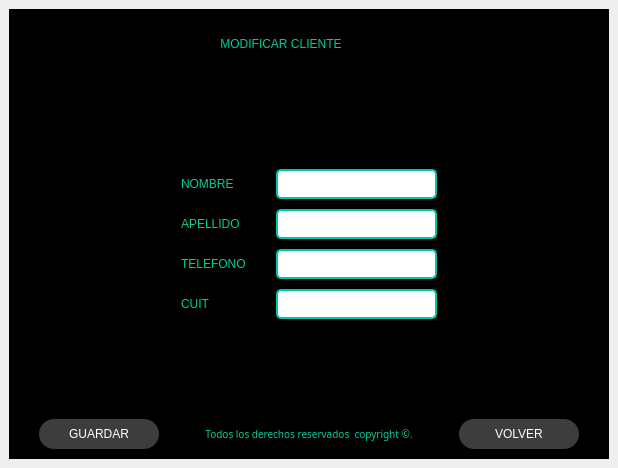
<?xml version="1.0" encoding="UTF-8"?>
<ui version="4.0">
 <class>MainWindow</class>
 <widget class="QMainWindow" name="MainWindow">
  <property name="geometry">
   <rect>
    <x>0</x>
    <y>0</y>
    <width>618</width>
    <height>468</height>
   </rect>
  </property>
  <property name="windowTitle">
   <string>MainWindow</string>
  </property>
  <property name="styleSheet">
   <string notr="true">QFrame{
background-color:rgb(0, 0, 0);
}
QLineEdit{
border-bottom: 2px solid rgb(61, 61, 61);
	background-color: white;
    color: black;
}

QPushButton {
    border: 2px solid #00c6ab; 
}

QComboBox {
	background-color: white;
    color: black;
	border: 2px solid #00c6ab;
	border-radius: 5px;  
}

QComboBox QAbstractItemView {
    background-color: white;
    color: black;
}

QDoubleSpinBox, QSpinBox {
    background-color: white;
    color: black;
	border: 2px solid #00c6ab;
	border-radius: 5px;  
}

QSpinBox {
    background-color: white;
    color: black;
	border: 2px solid #00c6ab;
	border-radius: 5px;  
}

QDateEdit {
	background-color: white;
    color: black;
	border: 2px solid #00c6ab;
	border-radius: 5px;  
}

QLineEdit {
    border: 2px solid #00c6ab; 
    border-radius: 5px;  
}

#Aca cambio el Color de QdateEdit

/* Cambia el color de fondo del desplegable de QDateEdit */
QDateEdit::drop-down {
    background-color: white;
	font-weight: bold;
}

/* Cambia el color de fondo del QCalendarWidget */
QCalendarWidget QWidget {
    background-color: #1777a4;
	font-weight: bold;
}

/* Cambia el color de fondo y el color del texto de los campos de año y mes */
QCalendarWidget QSpinBox {
    background-color: #1777a4;
    color: white;
	font-weight: bold;
}

/* Cambia el color del texto de los encabezados de los días de la semana */
QCalendarWidget QTableView QHeaderView::section {
    color: white; /* Cambia el texto de los días de la semana a negro */
	font-weight: bold;
}

/* Cambia el color de fondo de los encabezados de los días de la semana */
QCalendarWidget QTableView {
    background-color: #1777a4;
    color: white; /* Cambia el texto de los días a negro */
	font-weight: bold;
}

/* Cambia el color del texto de los días de la semana */
QCalendarWidget QTableView QHeaderView {
    color: white; /* Cambia el texto de los días de la semana a negro */
	font-weight: bold;
}

/* Cambia el color del texto de los meses y años desplegables */
QCalendarWidget QComboBox {
    color: white; /* Cambia el texto de los meses y años a negro */
	font-weight: bold;
}rgb(0, 0, 0)</string>
  </property>
  <widget class="QWidget" name="centralwidget">
   <layout class="QVBoxLayout" name="verticalLayout">
    <item>
     <widget class="QFrame" name="frame">
      <property name="minimumSize">
       <size>
        <width>600</width>
        <height>450</height>
       </size>
      </property>
      <property name="maximumSize">
       <size>
        <width>600</width>
        <height>450</height>
       </size>
      </property>
      <property name="styleSheet">
       <string notr="true">QFrame{
background-color:black;
}

QLabel {
    font: 87 12pt &quot;Arial Black&quot;;
    background-color: #000000;
    color: rgb(0, 206, 151);
    border: 0px;
}

QLineEdit{
border-bottom: 2px solid rgb(61, 61, 61);
	background-color: white;
    color: black;
}

QPushButton {
    background-color: rgb(61, 61, 61);
    border-radius: 15px;
    color: rgb(255, 255, 255);
    font: 77 10pt &quot;Arial Black&quot;;
}

QPushButton:hover {
    background-color: white;
    color: rgb(0, 0, 0);
    font: 77 10pt &quot;Arial Black&quot;;
}

QComboBox {
	background-color: white;
    color: black;
	border: 2px solid #00c6ab;
	border-radius: 5px;  
}

QComboBox QAbstractItemView {
    background-color: white;
    color: black;
}

QDoubleSpinBox, QSpinBox {
    background-color: white;
    color: black;
	border: 2px solid #00c6ab;
	border-radius: 5px;  
}

QSpinBox {
    background-color: white;
    color: black;
	border: 2px solid #00c6ab;
	border-radius: 5px;  
}

QDateEdit {
	background-color: white;
    color: black;
	border: 2px solid #00c6ab;
	border-radius: 5px;  
}

QLineEdit {
    border: 2px solid #00c6ab; 
    border-radius: 5px;  
}

#Aca cambio el Color de QdateEdit

/* Cambia el color de fondo del desplegable de QDateEdit */
QDateEdit::drop-down {
    background-color: white;
	font-weight: bold;
}

/* Cambia el color de fondo del QCalendarWidget */
QCalendarWidget QWidget {
    background-color: #1777a4;
	font-weight: bold;
}

/* Cambia el color de fondo y el color del texto de los campos de año y mes */
QCalendarWidget QSpinBox {
    background-color: #1777a4;
    color: white;
	font-weight: bold;
}

/* Cambia el color del texto de los encabezados de los días de la semana */
QCalendarWidget QTableView QHeaderView::section {
    color: white; /* Cambia el texto de los días de la semana a negro */
	font-weight: bold;
}

/* Cambia el color de fondo de los encabezados de los días de la semana */
QCalendarWidget QTableView {
    background-color: #1777a4;
    color: white; /* Cambia el texto de los días a negro */
	font-weight: bold;
}

/* Cambia el color del texto de los días de la semana */
QCalendarWidget QTableView QHeaderView {
    color: white; /* Cambia el texto de los días de la semana a negro */
	font-weight: bold;
}

/* Cambia el color del texto de los meses y años desplegables */
QCalendarWidget QComboBox {
    color: white; /* Cambia el texto de los meses y años a negro */
	font-weight: bold;
}

</string>
      </property>
      <property name="frameShape">
       <enum>QFrame::Shape::StyledPanel</enum>
      </property>
      <property name="frameShadow">
       <enum>QFrame::Shadow::Raised</enum>
      </property>
      <layout class="QVBoxLayout" name="verticalLayout_2">
       <item>
        <layout class="QHBoxLayout" name="horizontalLayout_43">
         <item>
          <spacer name="horizontalSpacer_75">
           <property name="orientation">
            <enum>Qt::Orientation::Horizontal</enum>
           </property>
           <property name="sizeHint" stdset="0">
            <size>
             <width>40</width>
             <height>20</height>
            </size>
           </property>
          </spacer>
         </item>
         <item>
          <widget class="QLabel" name="label_15">
           <property name="text">
            <string>MODIFICAR CLIENTE</string>
           </property>
           <property name="alignment">
            <set>Qt::AlignmentFlag::AlignCenter</set>
           </property>
          </widget>
         </item>
         <item>
          <widget class="QLabel" name="label_89">
           <property name="minimumSize">
            <size>
             <width>50</width>
             <height>50</height>
            </size>
           </property>
           <property name="maximumSize">
            <size>
             <width>50</width>
             <height>50</height>
            </size>
           </property>
           <property name="text">
            <string/>
           </property>
           <property name="pixmap">
            <pixmap>img/Modificar Cliente.png</pixmap>
           </property>
           <property name="scaledContents">
            <bool>true</bool>
           </property>
           <property name="alignment">
            <set>Qt::AlignmentFlag::AlignCenter</set>
           </property>
          </widget>
         </item>
         <item>
          <spacer name="horizontalSpacer_76">
           <property name="orientation">
            <enum>Qt::Orientation::Horizontal</enum>
           </property>
           <property name="sizeHint" stdset="0">
            <size>
             <width>40</width>
             <height>20</height>
            </size>
           </property>
          </spacer>
         </item>
        </layout>
       </item>
       <item>
        <spacer name="verticalSpacer_2">
         <property name="orientation">
          <enum>Qt::Orientation::Vertical</enum>
         </property>
         <property name="sizeHint" stdset="0">
          <size>
           <width>20</width>
           <height>81</height>
          </size>
         </property>
        </spacer>
       </item>
       <item>
        <layout class="QHBoxLayout" name="horizontalLayout_7">
         <property name="spacing">
          <number>30</number>
         </property>
         <item>
          <spacer name="horizontalSpacer_41">
           <property name="orientation">
            <enum>Qt::Orientation::Horizontal</enum>
           </property>
           <property name="sizeHint" stdset="0">
            <size>
             <width>40</width>
             <height>20</height>
            </size>
           </property>
          </spacer>
         </item>
         <item>
          <layout class="QVBoxLayout" name="verticalLayout_9">
           <property name="spacing">
            <number>10</number>
           </property>
           <item>
            <widget class="QLabel" name="label_12">
             <property name="text">
              <string>NOMBRE</string>
             </property>
            </widget>
           </item>
           <item>
            <widget class="QLabel" name="label_10">
             <property name="text">
              <string>APELLIDO</string>
             </property>
            </widget>
           </item>
           <item>
            <widget class="QLabel" name="label_16">
             <property name="text">
              <string>TELEFONO</string>
             </property>
            </widget>
           </item>
           <item>
            <widget class="QLabel" name="label_11">
             <property name="text">
              <string>CUIT</string>
             </property>
            </widget>
           </item>
          </layout>
         </item>
         <item>
          <layout class="QVBoxLayout" name="verticalLayout_8">
           <property name="spacing">
            <number>10</number>
           </property>
           <item>
            <widget class="QLineEdit" name="line_nombre_modificarCliente">
             <property name="minimumSize">
              <size>
               <width>150</width>
               <height>30</height>
              </size>
             </property>
            </widget>
           </item>
           <item>
            <widget class="QLineEdit" name="line_apellido_modificarCliente">
             <property name="minimumSize">
              <size>
               <width>150</width>
               <height>30</height>
              </size>
             </property>
            </widget>
           </item>
           <item>
            <widget class="QLineEdit" name="line_email_modificarCliente">
             <property name="minimumSize">
              <size>
               <width>150</width>
               <height>30</height>
              </size>
             </property>
            </widget>
           </item>
           <item>
            <widget class="QLineEdit" name="line_cuil_modificarCliente">
             <property name="minimumSize">
              <size>
               <width>150</width>
               <height>30</height>
              </size>
             </property>
            </widget>
           </item>
          </layout>
         </item>
         <item>
          <spacer name="horizontalSpacer_6">
           <property name="orientation">
            <enum>Qt::Orientation::Horizontal</enum>
           </property>
           <property name="sizeHint" stdset="0">
            <size>
             <width>40</width>
             <height>20</height>
            </size>
           </property>
          </spacer>
         </item>
        </layout>
       </item>
       <item>
        <spacer name="verticalSpacer">
         <property name="orientation">
          <enum>Qt::Orientation::Vertical</enum>
         </property>
         <property name="sizeHint" stdset="0">
          <size>
           <width>20</width>
           <height>81</height>
          </size>
         </property>
        </spacer>
       </item>
       <item>
        <layout class="QHBoxLayout" name="horizontalLayout">
         <item>
          <spacer name="horizontalSpacer_8">
           <property name="orientation">
            <enum>Qt::Orientation::Horizontal</enum>
           </property>
           <property name="sizeHint" stdset="0">
            <size>
             <width>18</width>
             <height>20</height>
            </size>
           </property>
          </spacer>
         </item>
         <item>
          <widget class="QPushButton" name="bt_actualizar_tabla">
           <property name="minimumSize">
            <size>
             <width>120</width>
             <height>30</height>
            </size>
           </property>
           <property name="text">
            <string>GUARDAR</string>
           </property>
           <property name="icon">
            <iconset>
             <normaloff>img/save.svg</normaloff>img/save.svg</iconset>
           </property>
          </widget>
         </item>
         <item>
          <spacer name="horizontalSpacer_53">
           <property name="orientation">
            <enum>Qt::Orientation::Horizontal</enum>
           </property>
           <property name="sizeHint" stdset="0">
            <size>
             <width>40</width>
             <height>20</height>
            </size>
           </property>
          </spacer>
         </item>
         <item>
          <widget class="QLabel" name="label_71">
           <property name="font">
            <font>
             <family>Arial Black</family>
             <pointsize>-1</pointsize>
             <italic>false</italic>
             <underline>false</underline>
             <fontweight></fontweight>
            </font>
           </property>
           <property name="styleSheet">
            <string notr="true">QLabel {
    font-size: 10px;
  

}
</string>
           </property>
           <property name="text">
            <string>Todos los derechos reservados  copyright ©.</string>
           </property>
           <property name="alignment">
            <set>Qt::AlignmentFlag::AlignCenter</set>
           </property>
          </widget>
         </item>
         <item>
          <spacer name="horizontalSpacer_52">
           <property name="orientation">
            <enum>Qt::Orientation::Horizontal</enum>
           </property>
           <property name="sizeHint" stdset="0">
            <size>
             <width>40</width>
             <height>20</height>
            </size>
           </property>
          </spacer>
         </item>
         <item>
          <widget class="QPushButton" name="bt_volver_modificar_cliente">
           <property name="minimumSize">
            <size>
             <width>120</width>
             <height>30</height>
            </size>
           </property>
           <property name="text">
            <string>VOLVER</string>
           </property>
           <property name="icon">
            <iconset>
             <normaloff>img/corner-down-left.svg</normaloff>img/corner-down-left.svg</iconset>
           </property>
          </widget>
         </item>
         <item>
          <spacer name="horizontalSpacer_51">
           <property name="orientation">
            <enum>Qt::Orientation::Horizontal</enum>
           </property>
           <property name="sizeHint" stdset="0">
            <size>
             <width>18</width>
             <height>20</height>
            </size>
           </property>
          </spacer>
         </item>
        </layout>
       </item>
      </layout>
     </widget>
    </item>
   </layout>
  </widget>
 </widget>
 <resources/>
 <connections/>
</ui>
